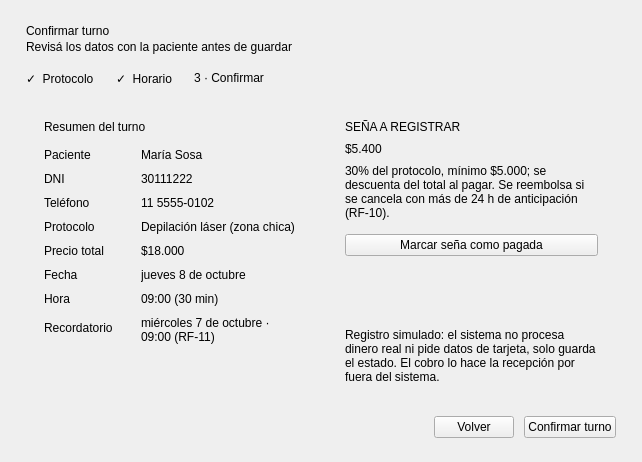
      <widget class="QWidget" name="pagConfirmar">
       <layout class="QVBoxLayout" name="layoutConfirmar">
        <property name="spacing">
         <number>14</number>
        </property>
        <property name="leftMargin">
         <number>26</number>
        </property>
        <property name="topMargin">
         <number>24</number>
        </property>
        <property name="rightMargin">
         <number>26</number>
        </property>
        <property name="bottomMargin">
         <number>24</number>
        </property>
        <item>
         <layout class="QVBoxLayout" name="layoutCabeceraConfirmar">
          <property name="spacing">
           <number>2</number>
          </property>
          <item>
           <widget class="QLabel" name="lblTituloConfirmar">
            <property name="text">
             <string>Confirmar turno</string>
            </property>
            <property name="rol" stdset="0">
             <string notr="true">titulo</string>
            </property>
           </widget>
          </item>
          <item>
           <widget class="QLabel" name="lblSubConfirmar">
            <property name="text">
             <string>Revisá los datos con la paciente antes de guardar</string>
            </property>
            <property name="rol" stdset="0">
             <string notr="true">subtitulo</string>
            </property>
           </widget>
          </item>
         </layout>
        </item>
        <item>
         <layout class="QHBoxLayout" name="p3Pasos">
          <property name="spacing">
           <number>22</number>
          </property>
          <item>
           <widget class="QLabel" name="p3Paso1">
            <property name="text">
             <string>✓  Protocolo</string>
            </property>
            <property name="paso" stdset="0">
             <string notr="true">hecho</string>
            </property>
           </widget>
          </item>
          <item>
           <widget class="QLabel" name="p3Paso2">
            <property name="text">
             <string>✓  Horario</string>
            </property>
            <property name="paso" stdset="0">
             <string notr="true">hecho</string>
            </property>
           </widget>
          </item>
          <item>
           <widget class="QLabel" name="p3Paso3">
            <property name="text">
             <string>3 · Confirmar</string>
            </property>
            <property name="paso" stdset="0">
             <string notr="true">activo</string>
            </property>
           </widget>
          </item>
          <item>
           <spacer name="p3PasosEspacio">
            <property name="orientation">
             <enum>Qt::Horizontal</enum>
            </property>
            <property name="sizeHint" stdset="0">
             <size>
              <width>40</width>
              <height>20</height>
             </size>
            </property>
           </spacer>
          </item>
         </layout>
        </item>
        <item>
         <layout class="QHBoxLayout" name="layoutConfirmarCuerpo" stretch="1,1">
          <property name="spacing">
           <number>12</number>
          </property>
          <item>
           <widget class="QFrame" name="tarjetaResumen">
            <property name="tarjeta" stdset="0">
             <bool>true</bool>
            </property>
            <layout class="QVBoxLayout" name="layoutTarjetaResumen">
             <property name="spacing">
              <number>14</number>
             </property>
             <property name="leftMargin">
              <number>18</number>
             </property>
             <property name="topMargin">
              <number>18</number>
             </property>
             <property name="rightMargin">
              <number>18</number>
             </property>
             <property name="bottomMargin">
              <number>18</number>
             </property>
             <item>
              <widget class="QLabel" name="lblResumen">
               <property name="text">
                <string>Resumen del turno</string>
               </property>
               <property name="rol" stdset="0">
                <string notr="true">seccion</string>
               </property>
              </widget>
             </item>
             <item>
              <layout class="QFormLayout" name="layoutResumen">
               <property name="horizontalSpacing">
                <number>28</number>
               </property>
               <property name="verticalSpacing">
                <number>10</number>
               </property>
               <item row="0" column="0">
                <widget class="QLabel" name="lblKPaciente">
                 <property name="text">
                  <string>Paciente</string>
                 </property>
                 <property name="rol" stdset="0">
                  <string notr="true">subtitulo</string>
                 </property>
                </widget>
               </item>
               <item row="0" column="1">
                <widget class="QLabel" name="lblResPaciente">
                 <property name="text">
                  <string>María Sosa</string>
                 </property>
                 <property name="rol" stdset="0">
                  <string notr="true">valor</string>
                 </property>
                 <property name="wordWrap">
                  <bool>true</bool>
                 </property>
                </widget>
               </item>
               <item row="1" column="0">
                <widget class="QLabel" name="lblKDni">
                 <property name="text">
                  <string>DNI</string>
                 </property>
                 <property name="rol" stdset="0">
                  <string notr="true">subtitulo</string>
                 </property>
                </widget>
               </item>
               <item row="1" column="1">
                <widget class="QLabel" name="lblResDni">
                 <property name="text">
                  <string>30111222</string>
                 </property>
                 <property name="rol" stdset="0">
                  <string notr="true">valor</string>
                 </property>
                 <property name="wordWrap">
                  <bool>true</bool>
                 </property>
                </widget>
               </item>
               <item row="2" column="0">
                <widget class="QLabel" name="lblKTelefono">
                 <property name="text">
                  <string>Teléfono</string>
                 </property>
                 <property name="rol" stdset="0">
                  <string notr="true">subtitulo</string>
                 </property>
                </widget>
               </item>
               <item row="2" column="1">
                <widget class="QLabel" name="lblResTelefono">
                 <property name="text">
                  <string>11 5555-0102</string>
                 </property>
                 <property name="rol" stdset="0">
                  <string notr="true">valor</string>
                 </property>
                 <property name="wordWrap">
                  <bool>true</bool>
                 </property>
                </widget>
               </item>
               <item row="3" column="0">
                <widget class="QLabel" name="lblKProtocolo">
                 <property name="text">
                  <string>Protocolo</string>
                 </property>
                 <property name="rol" stdset="0">
                  <string notr="true">subtitulo</string>
                 </property>
                </widget>
               </item>
               <item row="3" column="1">
                <widget class="QLabel" name="lblResProtocolo">
                 <property name="text">
                  <string>Depilación láser (zona chica)</string>
                 </property>
                 <property name="rol" stdset="0">
                  <string notr="true">valor</string>
                 </property>
                 <property name="wordWrap">
                  <bool>true</bool>
                 </property>
                </widget>
               </item>
               <item row="4" column="0">
                <widget class="QLabel" name="lblKPrecio">
                 <property name="text">
                  <string>Precio total</string>
                 </property>
                 <property name="rol" stdset="0">
                  <string notr="true">subtitulo</string>
                 </property>
                </widget>
               </item>
               <item row="4" column="1">
                <widget class="QLabel" name="lblResPrecio">
                 <property name="text">
                  <string>$18.000</string>
                 </property>
                 <property name="rol" stdset="0">
                  <string notr="true">valor</string>
                 </property>
                 <property name="wordWrap">
                  <bool>true</bool>
                 </property>
                </widget>
               </item>
               <item row="5" column="0">
                <widget class="QLabel" name="lblKFecha">
                 <property name="text">
                  <string>Fecha</string>
                 </property>
                 <property name="rol" stdset="0">
                  <string notr="true">subtitulo</string>
                 </property>
                </widget>
               </item>
               <item row="5" column="1">
                <widget class="QLabel" name="lblResFecha">
                 <property name="text">
                  <string>jueves 8 de octubre</string>
                 </property>
                 <property name="rol" stdset="0">
                  <string notr="true">valor</string>
                 </property>
                 <property name="wordWrap">
                  <bool>true</bool>
                 </property>
                </widget>
               </item>
               <item row="6" column="0">
                <widget class="QLabel" name="lblKHora">
                 <property name="text">
                  <string>Hora</string>
                 </property>
                 <property name="rol" stdset="0">
                  <string notr="true">subtitulo</string>
                 </property>
                </widget>
               </item>
               <item row="6" column="1">
                <widget class="QLabel" name="lblResHora">
                 <property name="text">
                  <string>09:00 (30 min)</string>
                 </property>
                 <property name="rol" stdset="0">
                  <string notr="true">valor</string>
                 </property>
                 <property name="wordWrap">
                  <bool>true</bool>
                 </property>
                </widget>
               </item>
               <item row="7" column="0">
                <widget class="QLabel" name="lblKRecordatorio">
                 <property name="text">
                  <string>Recordatorio</string>
                 </property>
                 <property name="rol" stdset="0">
                  <string notr="true">subtitulo</string>
                 </property>
                </widget>
               </item>
               <item row="7" column="1">
                <widget class="QLabel" name="lblResRecordatorio">
                 <property name="text">
                  <string>miércoles 7 de octubre · 09:00 (RF-11)</string>
                 </property>
                 <property name="rol" stdset="0">
                  <string notr="true">valor</string>
                 </property>
                 <property name="wordWrap">
                  <bool>true</bool>
                 </property>
                </widget>
               </item>
              </layout>
             </item>
             <item>
              <spacer name="espacioResumen">
               <property name="orientation">
                <enum>Qt::Vertical</enum>
               </property>
               <property name="sizeHint" stdset="0">
                <size>
                 <width>20</width>
                 <height>40</height>
                </size>
               </property>
              </spacer>
             </item>
            </layout>
           </widget>
          </item>
          <item>
           <widget class="QFrame" name="tarjetaSena">
            <property name="tarjeta" stdset="0">
             <bool>true</bool>
            </property>
            <layout class="QVBoxLayout" name="layoutSena">
             <property name="spacing">
              <number>8</number>
             </property>
             <property name="leftMargin">
              <number>18</number>
             </property>
             <property name="topMargin">
              <number>18</number>
             </property>
             <property name="rightMargin">
              <number>18</number>
             </property>
             <property name="bottomMargin">
              <number>18</number>
             </property>
             <item>
              <widget class="QLabel" name="lblSenaTitulo">
               <property name="text">
                <string>SEÑA A REGISTRAR</string>
               </property>
               <property name="rol" stdset="0">
                <string notr="true">campo</string>
               </property>
              </widget>
             </item>
             <item>
              <widget class="QLabel" name="lblSena">
               <property name="text">
                <string>$5.400</string>
               </property>
              </widget>
             </item>
             <item>
              <widget class="QLabel" name="lblReglaSena">
               <property name="text">
                <string>30% del protocolo, mínimo $5.000; se descuenta del total al pagar. Se reembolsa si se cancela con más de 24 h de anticipación (RF-10).</string>
               </property>
               <property name="wordWrap">
                <bool>true</bool>
               </property>
              </widget>
             </item>
             <item>
              <spacer name="espacioSenaBoton">
               <property name="orientation">
                <enum>Qt::Vertical</enum>
               </property>
               <property name="sizeHint" stdset="0">
                <size>
                 <width>20</width>
                 <height>6</height>
                </size>
               </property>
               <property name="sizeType">
                <enum>QSizePolicy::Fixed</enum>
               </property>
              </spacer>
             </item>
             <item>
              <widget class="QPushButton" name="btnSena">
               <property name="text">
                <string>Marcar seña como pagada</string>
               </property>
               <property name="checkable">
                <bool>true</bool>
               </property>
               <property name="cursor">
                <cursorShape>PointingHandCursor</cursorShape>
               </property>
              </widget>
             </item>
             <item>
              <spacer name="espacioSena">
               <property name="orientation">
                <enum>Qt::Vertical</enum>
               </property>
               <property name="sizeHint" stdset="0">
                <size>
                 <width>20</width>
                 <height>40</height>
                </size>
               </property>
              </spacer>
             </item>
             <item>
              <widget class="QLabel" name="lblNotaSena">
               <property name="text">
                <string>Registro simulado: el sistema no procesa dinero real ni pide datos de tarjeta, solo guarda el estado. El cobro lo hace la recepción por fuera del sistema.</string>
               </property>
               <property name="wordWrap">
                <bool>true</bool>
               </property>
               <property name="rol" stdset="0">
                <string notr="true">nota</string>
               </property>
              </widget>
             </item>
            </layout>
           </widget>
          </item>
         </layout>
        </item>
        <item>
         <layout class="QHBoxLayout" name="botonesConfirmar">
          <property name="spacing">
           <number>10</number>
          </property>
          <item>
           <spacer name="espacioConfirmar">
            <property name="orientation">
             <enum>Qt::Horizontal</enum>
            </property>
            <property name="sizeHint" stdset="0">
             <size>
              <width>40</width>
              <height>20</height>
             </size>
            </property>
           </spacer>
          </item>
          <item>
           <widget class="QPushButton" name="btnVolver3">
            <property name="text">
             <string>Volver</string>
            </property>
            <property name="cursor">
             <cursorShape>PointingHandCursor</cursorShape>
            </property>
           </widget>
          </item>
          <item>
           <widget class="QPushButton" name="btnConfirmar">
            <property name="text">
             <string>Confirmar turno</string>
            </property>
            <property name="primario" stdset="0">
             <bool>true</bool>
            </property>
            <property name="cursor">
             <cursorShape>PointingHandCursor</cursorShape>
            </property>
           </widget>
          </item>
         </layout>
        </item>
       </layout>
      </widget>
